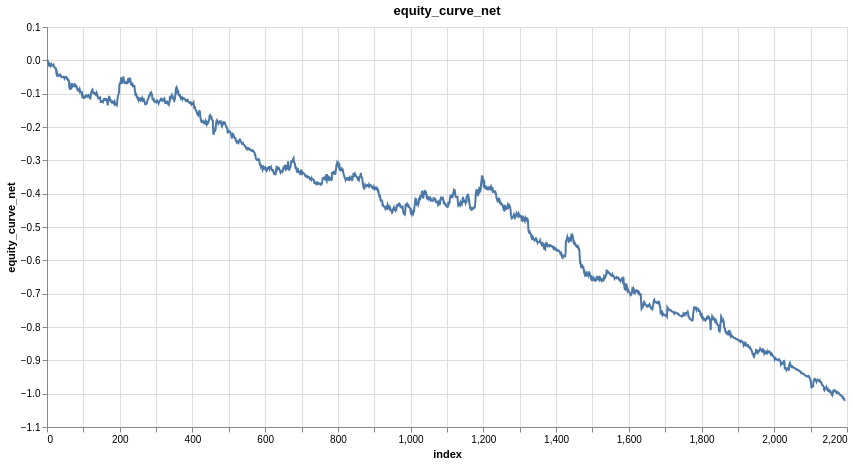

The notebook cell this image was saved under:
### Code cell
research.plot_line(model_trades, "equity_curve_net")

### Figure 1 — Vega specification as saved in the notebook (floating-point values rounded to 4 significant figures; data arrays with more than 128 entries replaced by an {"elided": "..."} marker saying what was removed)
{"$schema": "https://vega.github.io/schema/vega/v6.json", "data": [{"name": "param_1e9efca18e7a2868_store"}, {"name": "source_0", "values": {"elided": "2195 records"}}, {"name": "source_0_x_domain_index", "values": [{"min": 0, "max": 2194}]}, {"name": "source_0_y_domain_equity_curve_net", "values": [{"min": -1.022, "max": 0.003773}]}], "signals": [{"name": "unit", "value": {}, "on": [{"events": "pointermove", "update": "isTuple(group()) ? group() : unit"}]}, {"name": "param_1e9efca18e7a2868", "update": "vlSelectionResolve(\"param_1e9efca18e7a2868_store\", \"union\")"}, {"name": "param_1e9efca18e7a2868_index", "on": [{"events": [{"source": "view", "type": "dblclick"}], "update": "null"}, {"events": {"signal": "param_1e9efca18e7a2868_translate_delta"}, "update": "panLinear(param_1e9efca18e7a2868_translate_anchor.extent_x, -param_1e9efca18e7a2868_translate_delta.x / width)"}, {"events": {"signal": "param_1e9efca18e7a2868_zoom_delta"}, "update": "zoomLinear(domain(\"x\"), param_1e9efca18e7a2868_zoom_anchor.x, param_1e9efca18e7a2868_zoom_delta)"}]}, {"name": "param_1e9efca18e7a2868_equity_curve_net", "on": [{"events": [{"source": "view", "type": "dblclick"}], "update": "null"}, {"events": {"signal": "param_1e9efca18e7a2868_translate_delta"}, "update": "panLinear(param_1e9efca18e7a2868_translate_anchor.extent_y, param_1e9efca18e7a2868_translate_delta.y / height)"}, {"events": {"signal": "param_1e9efca18e7a2868_zoom_delta"}, "update": "zoomLinear(domain(\"y\"), param_1e9efca18e7a2868_zoom_anchor.y, param_1e9efca18e7a2868_zoom_delta)"}]}, {"name": "param_1e9efca18e7a2868_tuple", "on": [{"events": [{"signal": "param_1e9efca18e7a2868_index || param_1e9efca18e7a2868_equity_curve_net"}], "update": "param_1e9efca18e7a2868_index && param_1e9efca18e7a2868_equity_curve_net ? {unit: \"\", fields: param_1e9efca18e7a2868_tuple_fields, values: [param_1e9efca18e7a2868_index,param_1e9efca18e7a2868_equity_curve_net]} : null"}]}, {"name": "param_1e9efca18e7a2868_tuple_fields", "value": [{"field": "index", "channel": "x", "type": "R"}, {"field": "equity_curve_net", "channel": "y", "type": "R"}]}, {"name": "param_1e9efca18e7a2868_translate_anchor", "value": {}, "on": [{"events": [{"source": "scope", "type": "pointerdown"}], "update": "{x: x(unit), y: y(unit), extent_x: domain(\"x\"), extent_y: domain(\"y\")}"}]}, {"name": "param_1e9efca18e7a2868_translate_delta", "value": {}, "on": [{"events": [{"source": "window", "between": [{"source": "scope", "type": "pointerdown"}, {"source": "window", "type": "pointerup"}], "type": "pointermove", "consume": true}], "update": "{x: param_1e9efca18e7a2868_translate_anchor.x - x(unit), y: param_1e9efca18e7a2868_translate_anchor.y - y(unit)}"}]}, {"name": "param_1e9efca18e7a2868_zoom_anchor", "on": [{"events": [{"source": "scope", "consume": true, "type": "wheel"}], "update": "{x: invert(\"x\", x(unit)), y: invert(\"y\", y(unit))}"}]}, {"name": "param_1e9efca18e7a2868_zoom_delta", "on": [{"events": [{"source": "scope", "type": "wheel", "consume": true}], "update": "pow(1.001, event.deltaY * pow(16, event.deltaMode))", "force": true}]}, {"name": "param_1e9efca18e7a2868_modify", "on": [{"events": {"signal": "param_1e9efca18e7a2868_tuple"}, "update": "modify(\"param_1e9efca18e7a2868_store\", param_1e9efca18e7a2868_tuple, true)"}]}], "marks": [{"type": "line", "name": "marks", "from": {"data": "source_0"}, "sort": {"field": "x"}, "encode": {"update": {"x": {"field": "index", "scale": "x"}, "defined": {"signal": "isValid(datum[\"index\"]) && isFinite(+datum[\"index\"]) && isValid(datum[\"equity_curve_net\"]) && isFinite(+datum[\"equity_curve_net\"])"}, "y": {"field": "equity_curve_net", "scale": "y"}, "tooltip": {"signal": "{\"index\": format(datum[\"index\"], \"\"), \"equity_curve_net\": format(datum[\"equity_curve_net\"], \"\")}"}, "stroke": {"value": "#4c78a8"}}}, "style": ["line"], "interactive": true, "clip": true}], "scales": [{"name": "x", "type": "linear", "domain": [{"signal": "(data(\"source_0_x_domain_index\")[0] || {}).min"}, {"signal": "(data(\"source_0_x_domain_index\")[0] || {}).max"}], "range": [0, {"signal": "width"}], "nice": true, "domainRaw": {"signal": "param_1e9efca18e7a2868[\"index\"]"}, "zero": false}, {"name": "y", "type": "linear", "domain": [{"signal": "(data(\"source_0_y_domain_equity_curve_net\")[0] || {}).min"}, {"signal": "(data(\"source_0_y_domain_equity_curve_net\")[0] || {}).max"}], "range": [{"signal": "height"}, 0], "domainRaw": {"signal": "param_1e9efca18e7a2868[\"equity_curve_net\"]"}, "nice": true, "zero": true}], "axes": [{"scale": "x", "tickCount": {"signal": "ceil(width/40)"}, "labels": false, "aria": false, "gridScale": "y", "domain": false, "maxExtent": 0, "minExtent": 0, "ticks": false, "orient": "bottom", "grid": true, "zindex": 0}, {"scale": "y", "tickCount": {"signal": "ceil(height/40)"}, "minExtent": 0, "maxExtent": 0, "labels": false, "grid": true, "zindex": 0, "gridScale": "x", "aria": false, "orient": "left", "domain": false, "ticks": false}, {"scale": "x", "labelOverlap": true, "zindex": 0, "grid": false, "orient": "bottom", "title": "index", "tickCount": {"signal": "ceil(width/40)"}, "labelFlush": true}, {"scale": "y", "title": "equity_curve_net", "zindex": 0, "grid": false, "labelOverlap": true, "orient": "left", "tickCount": {"signal": "ceil(height/40)"}}], "title": {"text": "equity_curve_net", "frame": "group"}, "padding": 5, "background": "white", "height": 400, "style": "cell", "width": 800}
